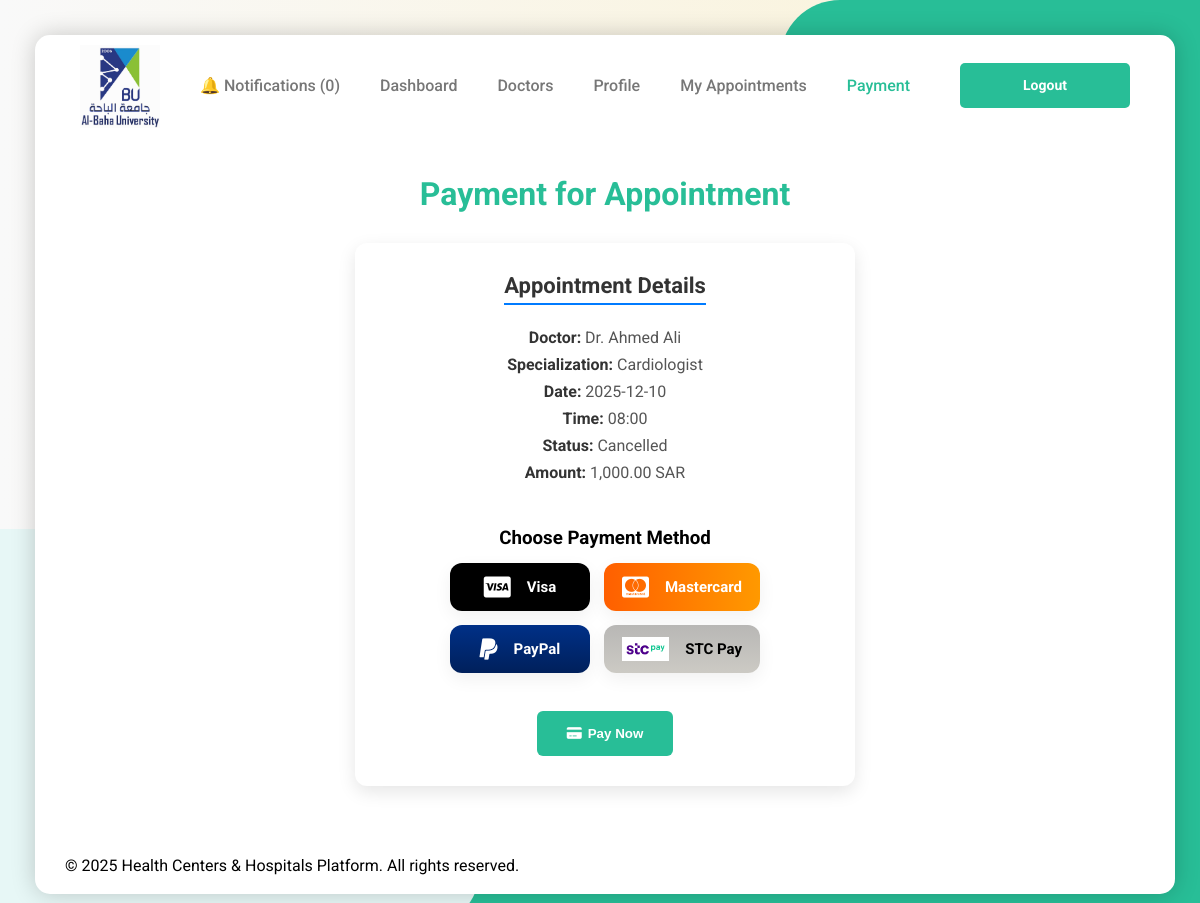
/user_payment.php?appointment_id=1 (signed in), run on the app's committed database.
### tables this page shows
CREATE TABLE `appointments` (
  `id` int(11) NOT NULL,
  `user_id` int(11) NOT NULL,
  `doctor_id` int(11) NOT NULL,
  `appointment_date` date NOT NULL,
  `appointment_time` time NOT NULL,
  `notes` text DEFAULT NULL,
  `fee` decimal(10,0) NOT NULL,
  `created_at` timestamp NOT NULL DEFAULT current_timestamp(),
  `status` varchar(50) DEFAULT 'Pending'
);

CREATE TABLE `doctors` (
  `id` int(11) NOT NULL,
  `name` varchar(100) NOT NULL,
  `specialization` varchar(100) NOT NULL,
  `image` varchar(255) NOT NULL,
  `user_id` int(11) DEFAULT NULL,
  `fee` decimal(10,2) NOT NULL DEFAULT 100.00
);

### user_data.php (called while the page is built, shortened)
<?php
require_once __DIR__ . '/config.php';
$user_id = $_SESSION['user_id'];
$stmt = $pdo->prepare("SELECT COUNT(*) FROM notifications WHERE user_id = ? AND status = 'unread'");
$stmt->execute([$user_id]);
$notifCount = $stmt->fetchColumn();
?>

### user_payment.php (the view, shortened to what this page needs)
<?php
require 'config/config.php';
require 'config/user_data.php';
$appointment_id = (int) $_GET['appointment_id'];
$stmt = $pdo->prepare("
    SELECT a.*, d.name AS doctor_name, d.specialization, d.fee
    FROM appointments a
    JOIN doctors d ON a.doctor_id = d.user_id   -- ربط doctor_id (appointments) بـ user_id (doctors)
    WHERE a.id = ? AND a.user_id = ?
");
$stmt->execute([$appointment_id, $user_id]);
$appointment = $stmt->fetch(PDO::FETCH_ASSOC);
$amount = $appointment['fee'];
?>
<!DOCTYPE html>
<html lang="en">
  <head>
    <link rel="stylesheet" href="https://cdnjs.cloudflare.com/ajax/libs/font-awesome/6.4.0/css/all.min.css" />
    <link rel="stylesheet" href="../css/styles.css" />
  </head>
  <body>
    <div class="home-section">
      <div class="effects"><div class="bg-effect"></div></div>
      <div class="container">
        <header class="header">
          <a href="user_dashboard.php" class="logo">
            <img src="../logo/logo.jpg" alt="Health Centers Logo" />
          </a>
          <nav class="links" aria-label="Main Navigation">
            <ul class="nav-bar">
              <li><a href="user_notifications.php">🔔 Notifications (<?= $notifCount ?>)</a></li>
              <li><a href="user_dashboard.php">Dashboard</a></li>
              <li><a href="doctors.php">Doctors</a></li>
              <li><a href="user_profile.php">Profile</a></li>
              <li><a href="user_appointments.php">My Appointments</a></li>
              <li><a href="user_payment.php?appointment_id=<?= $appointment_id ?>" class="active">Payment </a></li>
              <li><a href="logout.php" class="register">Logout</a></li>
            </ul>
          </nav>
        </header>
        <main class="wrapper1">
          <h1>Payment for Appointment</h1>
          <div class="payment-card">
            <h2>Appointment Details</h2>
            <div class="payment-info">
              <p><strong>Doctor:</strong> <?= htmlspecialchars($appointment['doctor_name']) ?></p>
              <p><strong>Specialization:</strong> <?= htmlspecialchars($appointment['specialization']) ?></p>
              <p><strong>Date:</strong> <?= htmlspecialchars($appointment['appointment_date']) ?></p>
              <p><strong>Time:</strong> <?= htmlspecialchars(substr($appointment['appointment_time'],0,5)) ?></p>
              <p><strong>Status:</strong> <?= htmlspecialchars($appointment['status']) ?></p>
              <p><strong>Amount:</strong> <?= number_format($amount,2) ?> SAR</p>
            </div><br>
            <h3 style="margin-top:18px;">Choose Payment Method</h3>
            <form action="user_process_payment.php" method="POST" id="paymentForm">
              <div class="payment-methods" id="methods" role="radiogroup" aria-label="Payment methods">
                <label class="pm-option" data-value="visa" role="radio" aria-checked="false" tabindex="0">
                  <i class="fa-brands fa-cc-visa" aria-hidden="true"></i>
                  <span class="pm-label">Visa</span>
                </label>
                <label class="pm-option" data-value="mastercard" role="radio" aria-checked="false" tabindex="0">
                  <i class="fa-brands fa-cc-mastercard" aria-hidden="true"></i>
                  <span class="pm-label">Mastercard</span>
                </label>
                <label class="pm-option" data-value="paypal" role="radio" aria-checked="false" tabindex="0">
                  <i class="fa-brands fa-paypal" aria-hidden="true"></i>
                  <span class="pm-label">PayPal</span>
                </label>
                <label class="pm-option" data-value="stcpay" role="radio" aria-checked="false" tabindex="0">
                  <img src="../img/icons/stcpay.png" alt="STC Pay" style="height:24px; width:auto;" />
                  <span class="pm-label">STC Pay</span>
                </label>
              </div>
              <div style="margin-top:18px;">
                <button type="submit" class="btn-payment1">
                  <i class="fa-solid fa-credit-card"></i> Pay Now
                </button>
              </div>
            </form>
          </div>
        </main>
        <footer>
          <p>&copy; <time datetime="2025">2025</time> Health Centers & Hospitals Platform. All rights reserved.</p>
          <p>&nbsp;</p>
        </footer>
      </div>
    </div>
  </body>
</html>

### data on the page
appointments: doctors.name "Dr. Ahmed Ali", doctors.specialization "Cardiologist", appointment_date "2025-12-10", appointment_time "08:00", status "Cancelled", doctors.fee "1,000.00"

### other printed values
$notifCount "0"
